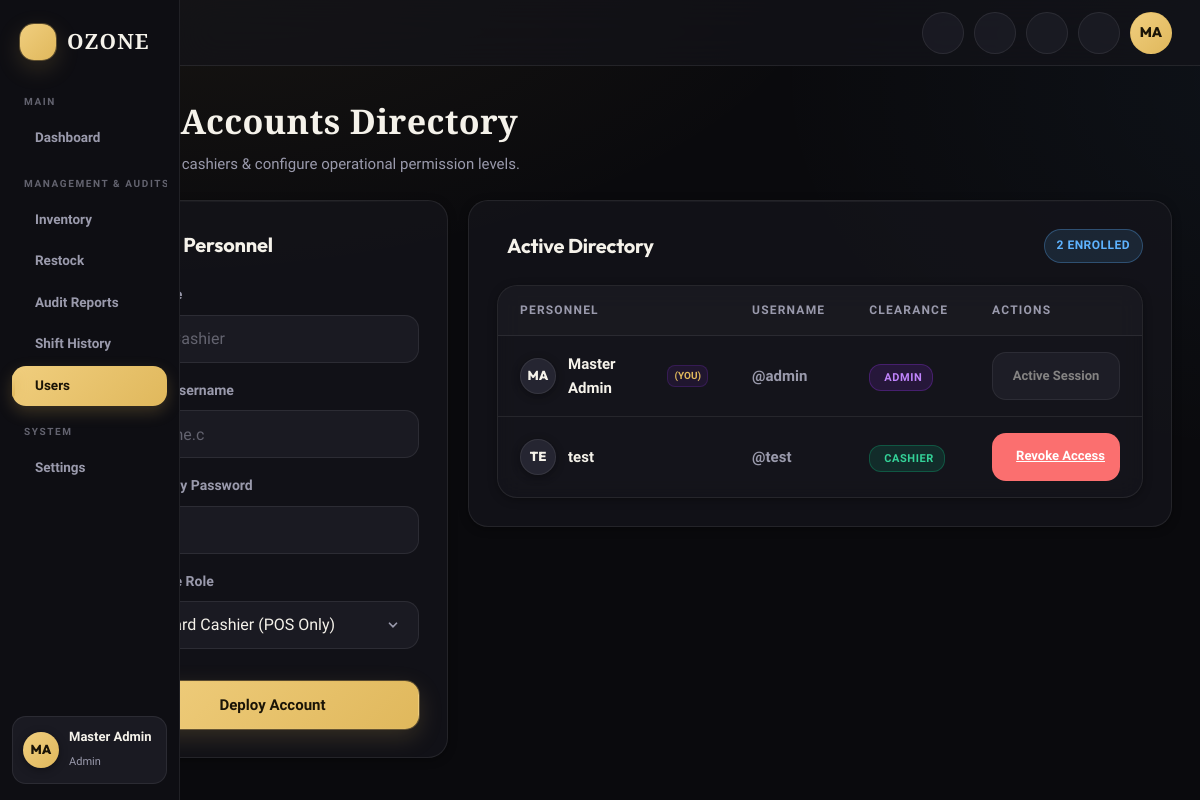
The page /admin/users.php (signed in) on the database its author committed.
### tables this page shows
CREATE TABLE `users` (
  `id` int(11) NOT NULL,
  `full_name` varchar(100) NOT NULL,
  `username` varchar(50) NOT NULL,
  `password_hash` varchar(255) NOT NULL,
  `role` enum('admin','cashier') NOT NULL DEFAULT 'cashier',
  `created_at` timestamp NOT NULL DEFAULT current_timestamp()
);

### admin/users.php (the view, shortened to what this page needs)
<?php
require_once '../config/db.php';
$stmt = $pdo->query("SELECT id, full_name, username, role, created_at FROM users ORDER BY role ASC, created_at DESC");
$users = $stmt->fetchAll(PDO::FETCH_ASSOC);
?>
<?php
require '../includes/staff_header.php';
?>
        <h1 class="kami-page-title">Staff Accounts Directory</h1>
        <p class="kami-page-sub">Enroll system cashiers &amp; configure operational permission levels.</p>
        <div class="users-grid animate-fade-in">
            <div class="card glass">
                <div class="card-header" style="border:none; padding:0;">
                    <h3 style="margin: 0;"><i class="ph-bold ph-user-plus"></i> Enroll Personnel</h3>
                </div>
                <form action="users.php" method="POST">
                    <div class="form-group">
                        <label class="form-label">Full Name</label>
                        <input type="text" name="full_name" class="form-input" required placeholder="Jane Cashier">
                    </div>
                    <div class="form-group">
                        <label class="form-label">System Username</label>
                        <input type="text" name="username" class="form-input" required placeholder="e.g. jane.c" autocomplete="off">
                    </div>
                    <div class="form-group">
                        <label class="form-label">Temporary Password</label>
                        <input type="password" name="password" class="form-input" required placeholder="••••••••">
                    </div>
                    <div class="form-group">
                        <label class="form-label">Clearance Role</label>
                        <select name="role" class="form-select" required>
                            <option value="cashier">Standard Cashier (POS Only)</option>
                        </select>
                    </div>
                    <button type="submit" name="add_user" class="btn btn-primary btn-block" style="margin-top: 16px;">
                        <i class="ph-bold ph-shield-check"></i> <span>Deploy Account</span>
                    </button>
                </form>
            </div>
            <div class="card glass">
                <div class="card-header" style="border:none; padding:0; display: flex; justify-content: space-between; align-items: center; flex-wrap: wrap; gap: 10px;">
                    <h3 style="margin: 0;"><i class="ph-bold ph-users-three"></i> Active Directory</h3>
                    <div class="badge badge-info" style="padding: 6px 12px; border-radius: 20px; font-size: 12px; font-weight: 700;"><?= count($users) ?> Enrolled</div>
                </div>
                <div class="data-table-container">
                    <table class="data-table">
                        <thead>
                            <tr>
                                <th>Personnel</th>
                                <th>Username</th>
                                <th>Clearance</th>
                                <th>Actions</th>
                            </tr>
                        </thead>
                        <tbody>
                            <?php foreach ($users as $user): ?>
                                <tr class="hover-scale">
                                    <td data-label="Personnel" style="font-weight: 700; font-size: 15px;">
                                        <div style="display: flex; align-items: center; gap: 12px;">
                                            <div class="user-avatar" style="width: 36px; height: 36px; font-size: 13px; background: var(--kami-surface-3); border: 1px solid var(--kami-border); border-radius: 50%; display: flex; align-items: center; justify-content: center; flex-shrink: 0; color: var(--kami-text);">
                                                <?= strtoupper(substr($user['full_name'], 0, 2)) ?>
                                            </div>
                                            <div style="display: flex; flex-direction: column;">
                                                <div style="display: flex; align-items: center; gap: 6px;">
                                                    <span style="word-break: break-word;"><?= htmlspecialchars($user['full_name']) ?></span>
                                                    <?php if ($user['id'] === $_SESSION['user_id']): ?>
                                                        <span style="font-size: 10px; color: var(--kami-accent); background: rgba(147, 51, 234, 0.1); border: 1px solid rgba(147, 51, 234, 0.2); padding: 2px 6px; border-radius: 8px; font-weight: 800;">(YOU)</span>
                                                    <?php endif; ?>
                                                </div>
                                            </div>
                                        </div>
                                    </td>
                                    <td data-label="Username" style="color: var(--kami-text-muted); font-weight: 600;">
                                        @<?= htmlspecialchars($user['username']) ?>
                                    </td>
                                    <td data-label="Clearance">
                                        <?php if ($user['role'] === 'admin'): ?>
                                            <span class="role-badge-admin"><i class="ph-fill ph-crown" style="margin-right: 4px;"></i> Admin</span>
                                        <?php else: ?>
                                            <span class="role-badge-cashier"><i class="ph-fill ph-storefront" style="margin-right: 4px;"></i> Cashier</span>
                                        <?php endif; ?>
                                    </td>
                                    <td data-label="Actions">
                                        <?php if ($user['id'] === $_SESSION['user_id']): ?>
                                            <button class="btn btn-secondary" disabled style="opacity: 0.5; cursor: not-allowed; width: 100%; justify-content: center; height: 40px; font-size: 13px;">Active Session</button>
                                        <?php else: ?>
                                            <a href="users.php?delete=<?= $user['id'] ?>" class="btn btn-danger" style="width: 100%; justify-content: center; height: 40px; font-size: 13px;" onclick="return confirm('Are you sure you want to revoke database clearance credentials for <?= htmlspecialchars($user['full_name']) ?>?');">
                                                <i class="ph-bold ph-trash"></i> Revoke Access
                                            </a>
                                        <?php endif; ?>
                                    </td>
                                </tr>
                            <?php endforeach; ?>
                        </tbody>
                    </table>
                </div>
            </div>
        </div>
<?php require '../includes/staff_footer.php'; ?>

### admin/users.php (style rules this page uses)
.users-grid { display: grid; grid-template-columns: minmax(300px, 360px) 1fr; gap: 20px; align-items: start; }
.form-input, .form-select, .btn { box-sizing: border-box; width: 100%; min-height: 48px; padding: 10px 14px; }
.form-group { margin-bottom: 16px; }
.role-badge-admin { background: rgba(147, 51, 234, 0.15); color: #c084fc; border: 1px solid rgba(147, 51, 234, 0.3); padding: 4px 10px; border-radius: 12px; font-size: 11px; font-weight: 700; text-transform: uppercase; letter-spacing: 0.05em; display: inline-flex; align-items: center; }
.role-badge-cashier { background: rgba(16, 185, 129, 0.15); color: #34d399; border: 1px solid rgba(16, 185, 129, 0.3); padding: 4px 10px; border-radius: 12px; font-size: 11px; font-weight: 700; text-transform: uppercase; letter-spacing: 0.05em; display: inline-flex; align-items: center; }

### rows shown on the page
users: full_name "MA", full_name "Master Admin", shows "(YOU)", username "admin", role "ADMIN", shows "Active Session"
users: full_name "TE", full_name "test", username "test", role "CASHIER"

### other values the page prints
$initials "MA"
count($users) "2"
